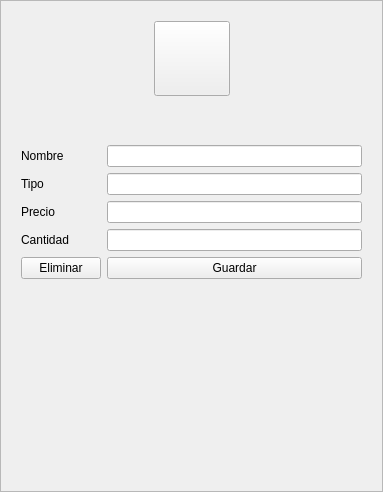
                <widget class="QFrame" name="frame_10">
                 <property name="frameShape">
                  <enum>QFrame::StyledPanel</enum>
                 </property>
                 <property name="frameShadow">
                  <enum>QFrame::Raised</enum>
                 </property>
                 <layout class="QGridLayout" name="gridLayout_10">
                  <item row="1" column="0">
                   <widget class="QWidget" name="widget_3" native="true">
                    <property name="sizePolicy">
                     <sizepolicy hsizetype="Preferred" vsizetype="Expanding">
                      <horstretch>0</horstretch>
                      <verstretch>0</verstretch>
                     </sizepolicy>
                    </property>
                    <layout class="QGridLayout" name="gridLayout_11">
                     <item row="5" column="0">
                      <widget class="QPushButton" name="pushButton_12">
                       <property name="text">
                        <string>Eliminar</string>
                       </property>
                      </widget>
                     </item>
                     <item row="3" column="0">
                      <widget class="QLabel" name="label_17">
                       <property name="text">
                        <string>Precio</string>
                       </property>
                      </widget>
                     </item>
                     <item row="1" column="1">
                      <widget class="QLineEdit" name="lineEdit_4"/>
                     </item>
                     <item row="2" column="1">
                      <widget class="QLineEdit" name="lineEdit_6"/>
                     </item>
                     <item row="3" column="1">
                      <widget class="QLineEdit" name="lineEdit_7"/>
                     </item>
                     <item row="1" column="0">
                      <widget class="QLabel" name="label_15">
                       <property name="text">
                        <string>Nombre</string>
                       </property>
                      </widget>
                     </item>
                     <item row="4" column="1">
                      <widget class="QLineEdit" name="lineEdit_8"/>
                     </item>
                     <item row="4" column="0">
                      <widget class="QLabel" name="label_18">
                       <property name="text">
                        <string>Cantidad</string>
                       </property>
                      </widget>
                     </item>
                     <item row="2" column="0">
                      <widget class="QLabel" name="label_16">
                       <property name="text">
                        <string>Tipo</string>
                       </property>
                      </widget>
                     </item>
                     <item row="0" column="1">
                      <spacer name="verticalSpacer_3">
                       <property name="orientation">
                        <enum>Qt::Vertical</enum>
                       </property>
                       <property name="sizeType">
                        <enum>QSizePolicy::Fixed</enum>
                       </property>
                       <property name="sizeHint" stdset="0">
                        <size>
                         <width>20</width>
                         <height>25</height>
                        </size>
                       </property>
                      </spacer>
                     </item>
                     <item row="6" column="1">
                      <spacer name="verticalSpacer_2">
                       <property name="orientation">
                        <enum>Qt::Vertical</enum>
                       </property>
                       <property name="sizeType">
                        <enum>QSizePolicy::Expanding</enum>
                       </property>
                       <property name="sizeHint" stdset="0">
                        <size>
                         <width>11</width>
                         <height>125</height>
                        </size>
                       </property>
                      </spacer>
                     </item>
                     <item row="5" column="1">
                      <widget class="QPushButton" name="pushButton_11">
                       <property name="text">
                        <string>Guardar</string>
                       </property>
                      </widget>
                     </item>
                    </layout>
                   </widget>
                  </item>
                  <item row="0" column="0">
                   <widget class="QWidget" name="widget_2" native="true">
                    <layout class="QGridLayout" name="gridLayout_9">
                     <item row="0" column="0">
                      <spacer name="horizontalSpacer_4">
                       <property name="orientation">
                        <enum>Qt::Horizontal</enum>
                       </property>
                       <property name="sizeHint" stdset="0">
                        <size>
                         <width>133</width>
                         <height>20</height>
                        </size>
                       </property>
                      </spacer>
                     </item>
                     <item row="0" column="1">
                      <widget class="QToolButton" name="toolButton">
                       <property name="text">
                        <string/>
                       </property>
                       <property name="icon">
                        <iconset resource="ICONS/ICONS.qrc">
                         <normaloff>:/ICONS/carrito-de-compras.png</normaloff>:/ICONS/carrito-de-compras.png</iconset>
                       </property>
                       <property name="iconSize">
                        <size>
                         <width>68</width>
                         <height>68</height>
                        </size>
                       </property>
                      </widget>
                     </item>
                     <item row="0" column="2">
                      <spacer name="horizontalSpacer_5">
                       <property name="orientation">
                        <enum>Qt::Horizontal</enum>
                       </property>
                       <property name="sizeHint" stdset="0">
                        <size>
                         <width>132</width>
                         <height>20</height>
                        </size>
                       </property>
                      </spacer>
                     </item>
                    </layout>
                   </widget>
                  </item>
                  <item row="2" column="0">
                   <spacer name="verticalSpacer">
                    <property name="orientation">
                     <enum>Qt::Vertical</enum>
                    </property>
                    <property name="sizeType">
                     <enum>QSizePolicy::Fixed</enum>
                    </property>
                    <property name="sizeHint" stdset="0">
                     <size>
                      <width>21</width>
                      <height>67</height>
                     </size>
                    </property>
                   </spacer>
                  </item>
                 </layout>
                </widget>
